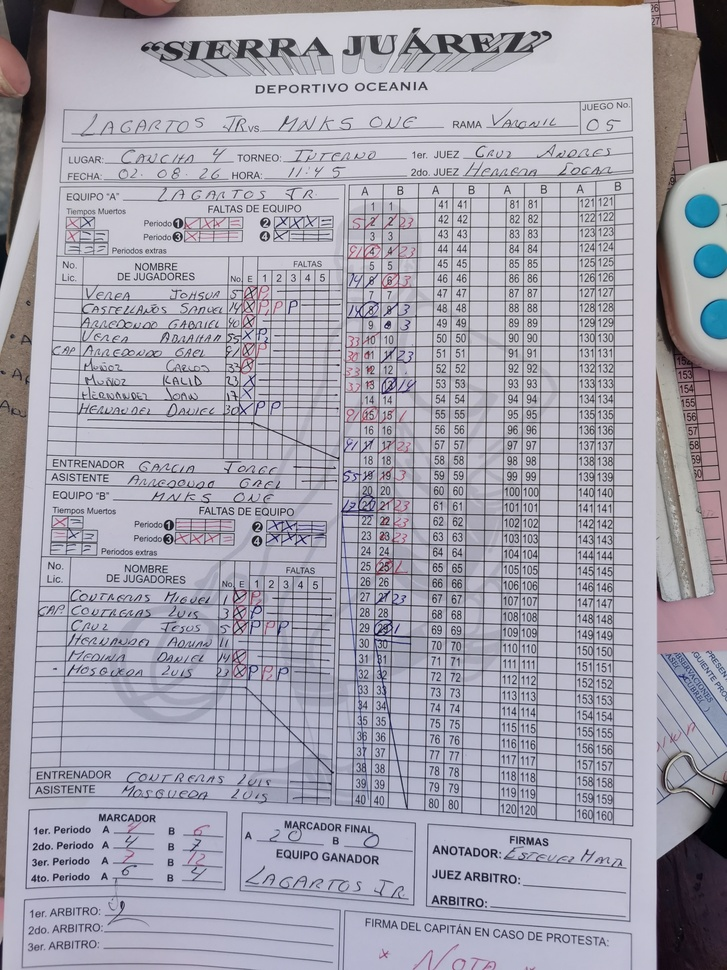
#> input picture Hoja de anotaciones.jpg, 727 x 970 px, shrunk from 2736 x 3648 before the run
$ python -i test_distance_transform.py   (imports and definitions only)
#> lines starting #> are read from the running program, lines starting #| are printed output that depends on the picture; after the words box and inside, x2 and y2 are one past the last pixel; in counts of white or black regions, pixels touching at a corner belong together
#> further down, picture is the input picture: shape (970, 727, 3); mean B, G, R 174.8, 162.6, 164.7
import cv2
import numpy as np

def prep_binary(img):
    gray = cv2.cvtColor(img, cv2.COLOR_BGR2GRAY)
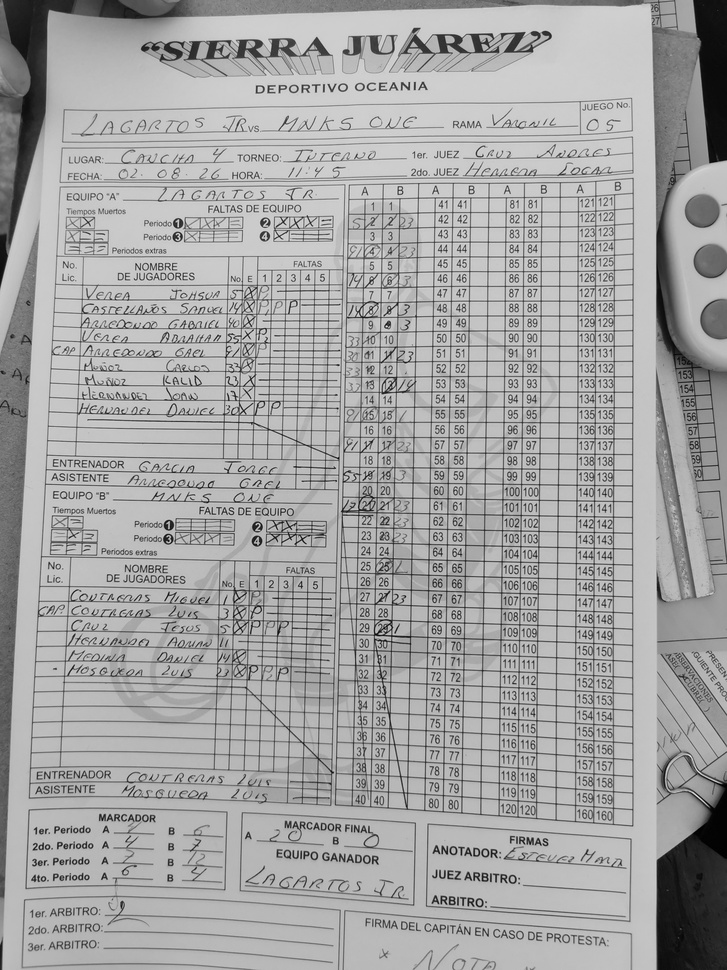
#> gray: shape (970, 727); min 0, max 239, mean 164.6
    bg = np.median(gray)
#> bg = 183
    thresh = (gray < (bg - 18)).astype(np.uint8) * 255
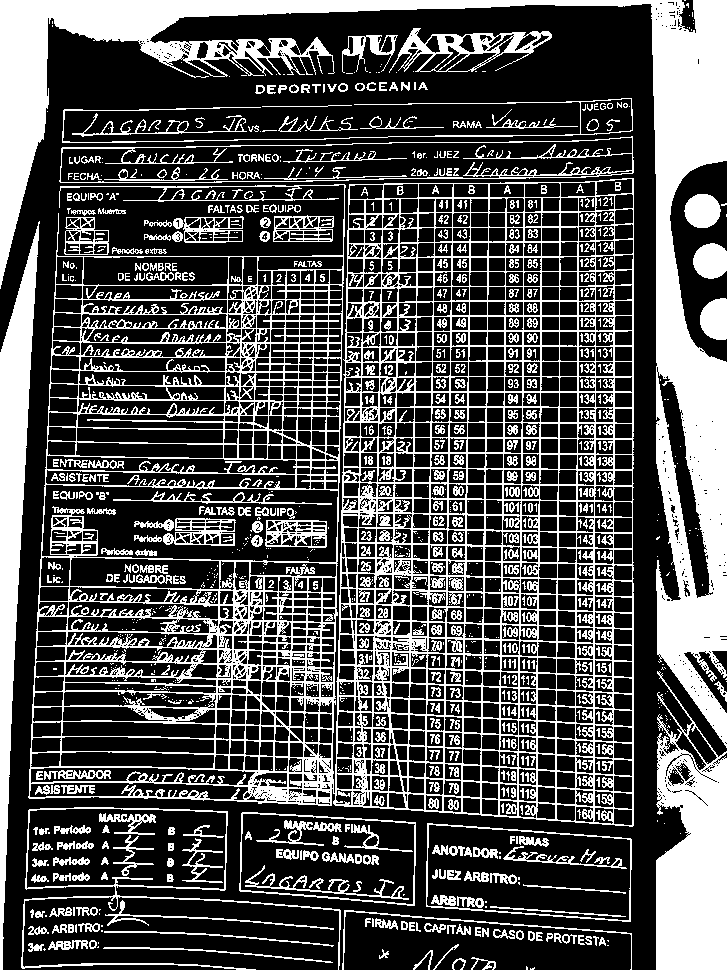
#> thresh: shape (970, 727); 32.2% white; 1166 white regions (593 under 20 px), largest, box (x1, y1, x2, y2) and area: (28, 178, 634, 827) 88883, (0, 0, 727, 748) 56407, (656, 671, 727, 970) 14092
    thresh[:3, :] = 0; thresh[-3:, :] = 0
    thresh[:, :3] = 0; thresh[:, -3:] = 0
#> after `thresh[:, -3:] = 0`: thresh: shape (970, 727); 31.2% white; 1164 white regions (590 under 20 px), largest, box (x1, y1, x2, y2) and area: (28, 178, 634, 827) 88883, (3, 3, 724, 743) 51966, (656, 671, 724, 967) 13244

    # Remove horizontal lines
    h_k = cv2.getStructuringElement(cv2.MORPH_RECT, (25, 1))
    h_lines = cv2.morphologyEx(thresh, cv2.MORPH_OPEN, h_k)
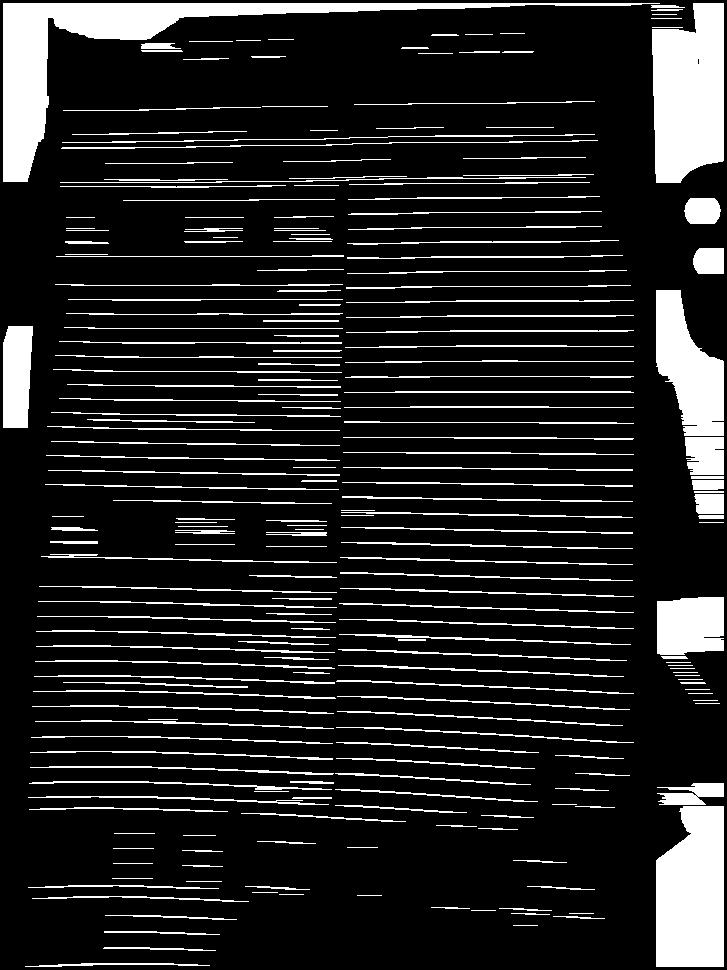
#> h_lines: shape (970, 727); 14.4% white; 236 white regions, largest, box (x1, y1, x2, y2) and area: (3, 3, 660, 182) 14750, (652, 3, 724, 183) 10878, (656, 806, 724, 967) 9739
    thresh = cv2.subtract(thresh, h_lines)
#> thresh: shape (970, 727); 16.8% white; 3106 white regions (1447 under 20 px), largest, box (x1, y1, x2, y2) and area: (3, 428, 27, 923) 5729, (656, 367, 697, 598) 3012, (657, 671, 724, 787) 2120

    # Close small gaps
    k = cv2.getStructuringElement(cv2.MORPH_ELLIPSE, (3, 3))
    thresh = cv2.morphologyEx(thresh, cv2.MORPH_CLOSE, k)
#> thresh: shape (970, 727); 19.8% white; 1566 white regions (634 under 20 px), largest, box (x1, y1, x2, y2) and area: (498, 534, 634, 827) 6796, (3, 428, 27, 923) 5729, (243, 682, 385, 806) 3758

    # Remove tiny noise
    num_labels, labels, stats, _ = cv2.connectedComponentsWithStats(thresh)
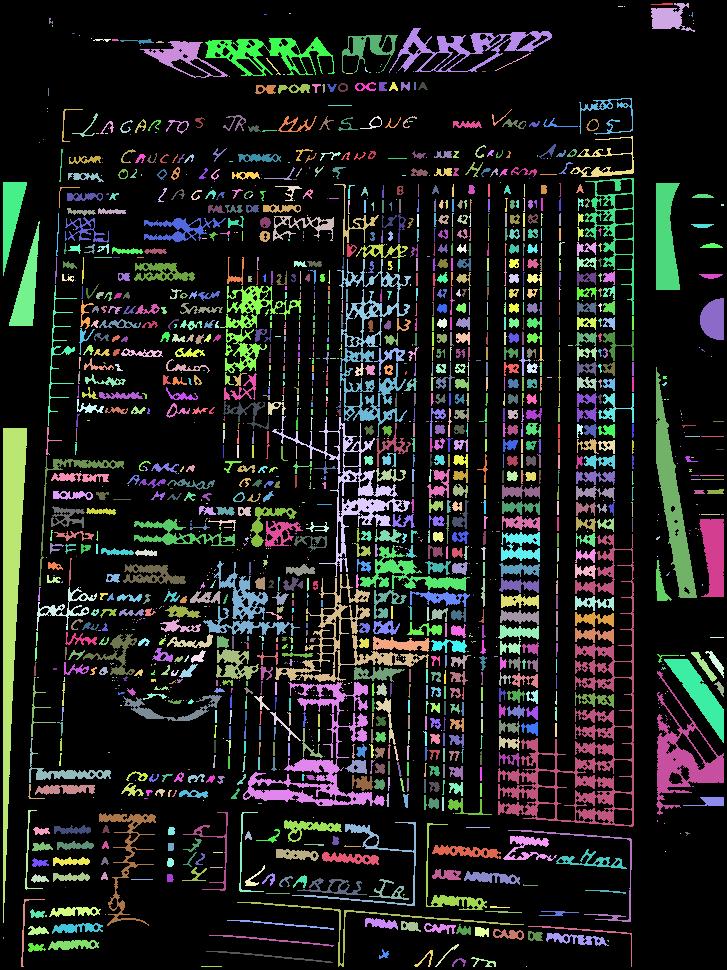
#> labels: shape (970, 727) int32; 1567 distinct labels, from 0 to 1566; one colour per label, 0 black
#> num_labels = 1567; stats = 1567 rows, first 6: [0, 0, 727, 970, 565666], [651, 3, 22, 2, 33], [651, 3, 44, 29, 684], [618, 6, 5, 1, 5], [624, 6, 1, 1, 1], [289, 13, 2, 1, 2]
    clean = np.zeros_like(thresh)
    for i in range(1, num_labels):
        if stats[i, cv2.CC_STAT_AREA] >= 12:
            clean[labels == i] = 255
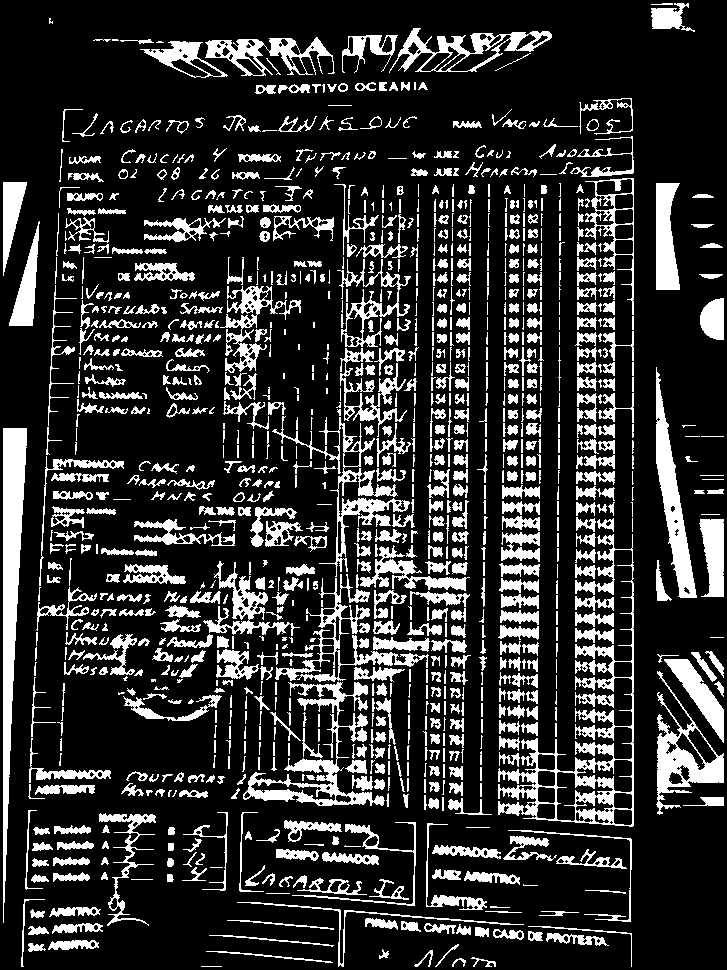
#> clean: shape (970, 727); 19.6% white; 1114 white regions (182 under 20 px), largest, box (x1, y1, x2, y2) and area: (498, 534, 634, 827) 6796, (3, 428, 27, 923) 5729, (243, 682, 385, 806) 3758

    pts = cv2.findNonZero(clean)
#> pts = contour of 138080 points, box (x1, y1, x2, y2) (3, 3, 724, 967), area 280992
    if pts is None:
        return np.zeros((32, 32), dtype=np.uint8)
    x, y, w, h = cv2.boundingRect(pts)
#> x = 3; y = 3; w = 721; h = 964
    crop = clean[y:y+h, x:x+w]
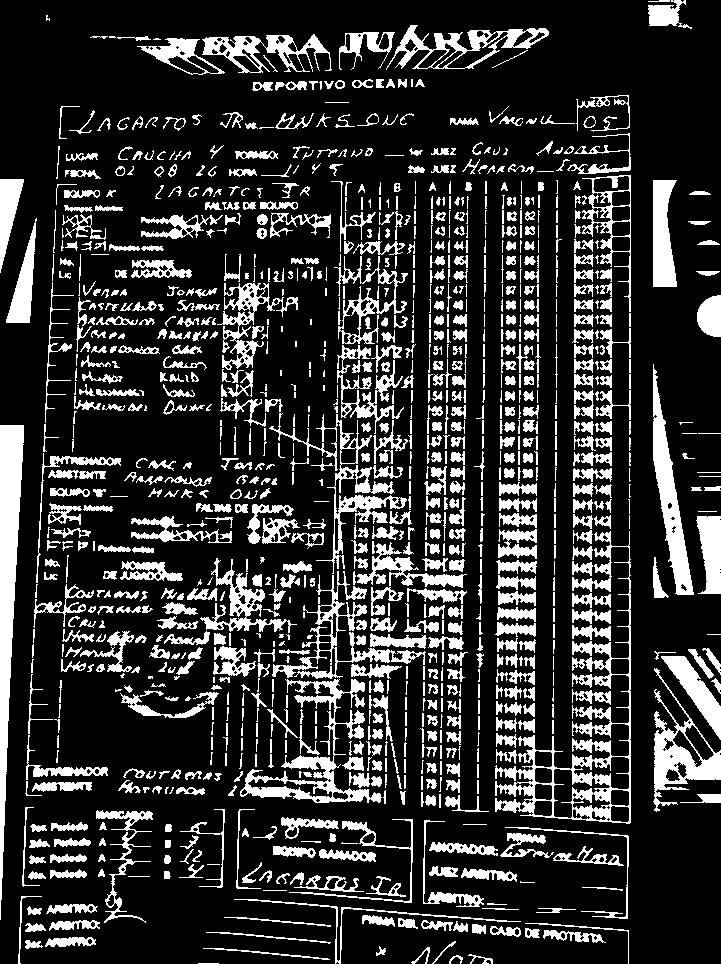
#> crop: shape (964, 721); 19.9% white; 1114 white regions (182 under 20 px), largest, box (x1, y1, x2, y2) and area: (495, 531, 631, 824) 6796, (0, 425, 24, 920) 5729, (240, 679, 382, 803) 3758

    # Resize onto 32x32 preserving aspect ratio
    canvas = np.zeros((32, 32), dtype=np.uint8)
    scale = 26.0 / max(w, h)
#> scale = 0.027
    nw, nh = max(1, int(w * scale)), max(1, int(h * scale))
#> nw = 19; nh = 26
    resized = cv2.resize(crop, (nw, nh), interpolation=cv2.INTER_AREA)
    ox = (32 - nw) // 2
#> ox = 6
    oy = (32 - nh) // 2
#> oy = 3
    canvas[oy:oy+nh, ox:ox+nw] = (resized > 100).astype(np.uint8) * 255
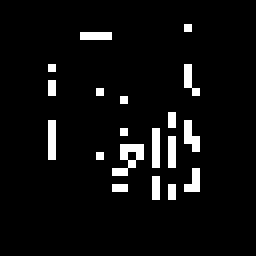
#> canvas: shape (32, 32) (shown 8 times larger); 5.5% white in thin lines or dots, all inside (x1, y1, x2, y2) = (6, 3, 25, 25)
    return canvas

# Prepare templates from roster column
a_cands = ['5', '14', '17', '23', '30', '33', '40', '55', '91']
tmpl_dt = {}
# [6 lines not run here, left out]

a_expected = {2:'5', 4:'91', 6:'14', 8:'14', 10:'33', 11:'30', 12:'33', 13:'33', 15:'91', 17:'91', 19:'55', 21:'17'}

# [1 line not run here, left out]
correct = 0
# [22 lines not run here, left out]

>>> import cv2
>>> picture = cv2.imread('../../Hoja de anotaciones.jpg')
>>> result = prep_binary(picture)
